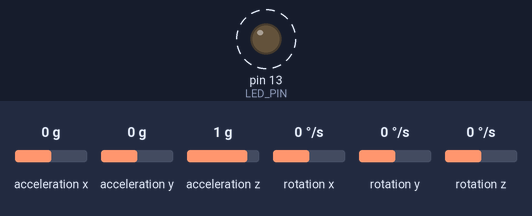
This sketch was run on a simulated Arduino Uno, built with avr-gcc and run on an emulated ATmega328P. Shown: output pins drawn as LEDs (lit = HIGH). Dashed ring = blinking. Inputs (shaded band) come from the test bench; at power-on: acceleration z 1 g, acceleration x 0 g, acceleration y 0 g, rotation x 0 °/s, rotation y 0 °/s, rotation z 0 °/s. What the sketch prints to the serial monitor is not drawn.

Above: at 1.2 s.
1.3 s: acceleration z set to 0 g
Timing chart, 0 to 10.5 s (numbered marks = the images above; inputs shaded):
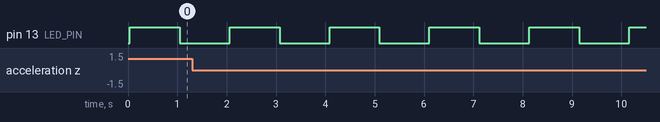

The sketch:

d123.ino
```cpp
#include "Wire.h"
#include "MPU6050.h"
#include "I2Cdev.h"

MPU6050 accelgyro;

int16_t ax, ay, az;
int16_t gx, gy, gz;

#define LED_PIN 13
bool blinkState = false;

void setup(){
  Wire.begin();
  Serial.begin(38400);

  Serial.println("Initializing I2C devices...");
  accelgyro.initialize();

  Serial.println("Testing device connections...");
  Serial.println(accelgyro.testConnection() ?
      "MPU6050 connection successful" :
      "MPU6050 connection failed");

  pinMode(LED_PIN, OUTPUT);
}

double calroll(float x, float y, float z){
  return atan(-x / z);
}

double calpitch(float x, float y, float z){
  return atan((y / sqrt(pow(x, 2) + pow(z, 2))));
}

double calacc(float x, float y, float z){
  return sqrt(pow(x, 2) + pow(y, 2) + pow(z, 2));
}

void loop(){
  accelgyro.getMotion6(&ax, &ay, &az, &gx, &gy, &gz);
  Serial.print("a/g:\t");
  Serial.print(ax); Serial.print("\t");
  Serial.print(ay); Serial.print("\t");
  Serial.print(az); Serial.print("\t");
  Serial.print(gx); Serial.print("\t");
  Serial.print(gy); Serial.print("\t");
  Serial.println(gz);
  float x = (float)ax / 16384, y = (float)ay / 16384, z = (float)az / 16384;
  Serial.print("Gx: "); Serial.print(x); Serial.print("\t");
  Serial.print("Gy: "); Serial.print(y); Serial.print("\t");
  Serial.print("Gz: "); Serial.print(z); Serial.print("\t");
  Serial.println(" <- in +/- 2G");
  Serial.print("|a| = ");
  Serial.println(calacc(x, y, z));
  Serial.print("roll = ");
  Serial.println(calroll(x, y, z));
  Serial.print("pitch = ");
  Serial.println(calpitch(x, y, z));
  blinkState = !blinkState;
  digitalWrite(LED_PIN, blinkState);
  delay(1000);
}
```

Measured:
- by itself, pin 13 (LED_PIN): alternates HIGH for 1.0 s and LOW for 1.0 s
